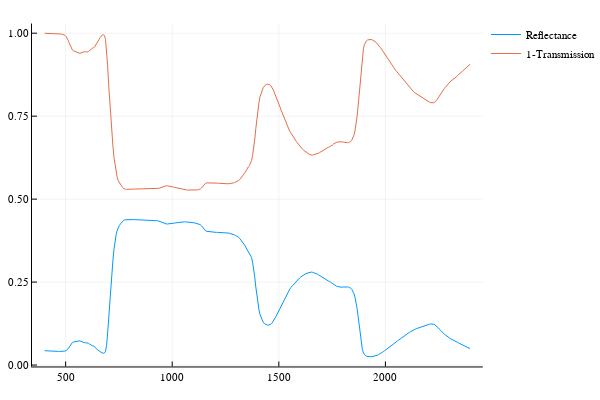

Notebook source saved alongside this figure:
### Code cell
plot(FluspectMod.optis.lambda, FluspectMod.leaf.ρ_SW, label="Reflectance")
plot!(FluspectMod.optis.lambda, 1 .-FluspectMod.leaf.τ_SW, label="1-Transmission")

### Figure 1 — Plotly figure (JSON) as saved in the notebook; plotly's stock layout.template omitted (floating-point values rounded to 4 significant figures; data arrays with more than 128 entries replaced by an {"elided": "..."} marker saying what was removed)
{"data": [{"colorbar": {"title": {"text": ""}}, "hoverinfo": "text", "legendgroup": "Reflectance", "line": {"color": "rgba(0, 154, 250, 1.000)", "dash": "solid", "shape": "linear", "width": 1}, "mode": "lines", "name": "Reflectance", "showlegend": true, "text": {"elided": "400 null values"}, "type": "scatter", "x": {"elided": "400 int values"}, "xaxis": "x", "y": {"elided": "400 float values"}, "yaxis": "y", "zmax": null, "zmin": null}, {"colorbar": {"title": {"text": ""}}, "hoverinfo": "text", "legendgroup": "1-Transmission", "line": {"color": "rgba(227, 111, 71, 1.000)", "dash": "solid", "shape": "linear", "width": 1}, "mode": "lines", "name": "1-Transmission", "showlegend": true, "text": {"elided": "400 null values"}, "type": "scatter", "x": {"elided": "400 int values"}, "xaxis": "x", "y": {"elided": "400 float values"}, "yaxis": "y", "zmax": null, "zmin": null}], "layout": {"annotations": [], "height": 400, "legend": {"bgcolor": "rgba(255, 255, 255, 1.000)", "bordercolor": "rgba(0, 0, 0, 1)", "font": {"color": "rgba(0, 0, 0, 1)", "family": "sans-serif", "size": 11}, "tracegroupgap": 0, "x": 1, "y": 1}, "margin": {"b": 20, "l": 0, "r": 0, "t": 20}, "paper_bgcolor": "rgba(255, 255, 255, 1.000)", "plot_bgcolor": "rgba(255, 255, 255, 1.000)", "showlegend": true, "width": 600, "xaxis": {"anchor": "y", "domain": [0.06582, 0.9934], "gridcolor": "rgba(0, 0, 0, 0.1)", "gridwidth": 0.5, "linecolor": "rgba(0, 0, 0, 1)", "mirror": false, "range": [342.1, 2457.0], "showgrid": true, "showline": true, "showticklabels": true, "tickangle": 0, "tickcolor": "rgb(0, 0, 0)", "tickfont": {"color": "rgba(0, 0, 0, 1)", "family": "sans-serif", "size": 11}, "tickmode": "array", "ticks": "inside", "ticktext": ["500", "1000", "1500", "2000"], "tickvals": [500, 1000, 1500, 2000], "title": {"font": {"color": "rgba(0, 0, 0, 1)", "family": "sans-serif", "size": 15}, "text": ""}, "type": "linear", "visible": true, "zeroline": false, "zerolinecolor": "rgba(0, 0, 0, 1)"}, "yaxis": {"anchor": "x", "domain": [0.03762, 0.9902], "gridcolor": "rgba(0, 0, 0, 0.1)", "gridwidth": 0.5, "linecolor": "rgba(0, 0, 0, 1)", "mirror": false, "range": [-0.004252, 1.029], "showgrid": true, "showline": true, "showticklabels": true, "tickangle": 0, "tickcolor": "rgb(0, 0, 0)", "tickfont": {"color": "rgba(0, 0, 0, 1)", "family": "sans-serif", "size": 11}, "tickmode": "array", "ticks": "inside", "ticktext": ["0.00", "0.25", "0.50", "0.75", "1.00"], "tickvals": [0, 0.25, 0.5, 0.75, 1], "title": {"font": {"color": "rgba(0, 0, 0, 1)", "family": "sans-serif", "size": 15}, "text": ""}, "type": "linear", "visible": true, "zeroline": false, "zerolinecolor": "rgba(0, 0, 0, 1)"}}}
